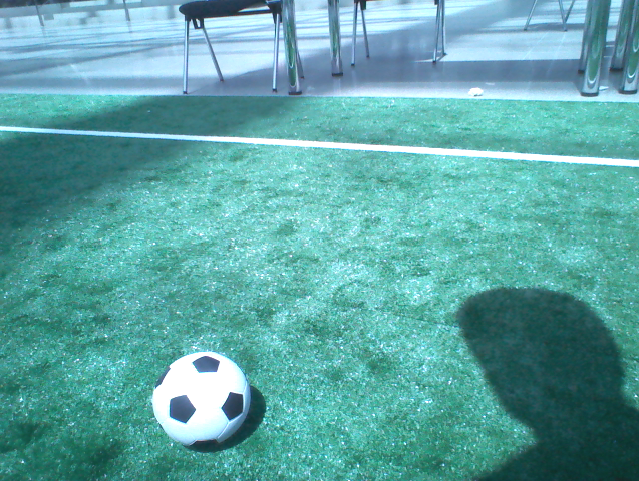
#> input picture images/leipzsch.png, 639 x 481 px
$ python invariant.py   (older library calls are emulated)
#> lines starting #> are read from the running program, lines starting #| are printed output that depends on the picture
from __future__ import print_function
import numpy as np
import cv2


def rgb2ii(img, alpha):
    """Convert RGB image to illumination invariant image."""
    ii_image = (0.5 + np.log(img[:, :, 1] / float(255)) -
                alpha * np.log(img[:, :, 2] / float(255)) -
                (1 - alpha) * np.log(img[:, :, 0] / float(255)))

    return ii_image

if __name__ == "__main__":

    source_img = cv2.imread("../images/leipzsch.png", cv2.CV_LOAD_IMAGE_UNCHANGED)
#> source_img is the input picture: shape (481, 639, 3); mean B, G, R 166.2, 166.1, 94

    a = 0.333 # Camera alpha
    invariant_img = rgb2ii(source_img, a)
#> in rgb2ii, `ii_image = (0.5 + np.log(img[:, :, 1] / float(255)) - alpha * np.log(i..`:
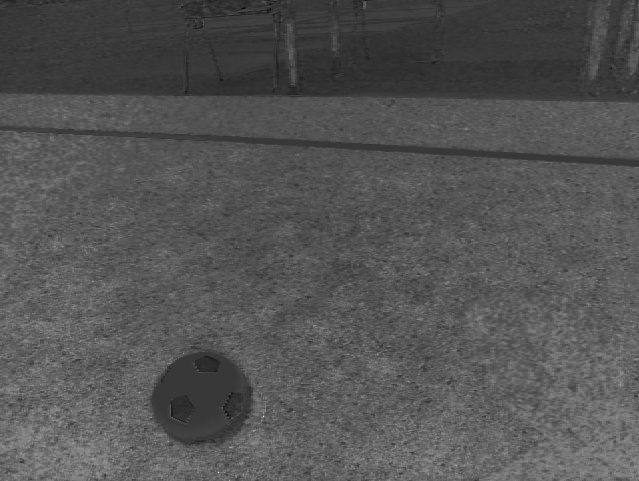
#> ii_image: shape (481, 639) float64; min 0.0375, max 2.11, mean 0.725; drawn with min black and max white
    invariant_img /= np.amax(invariant_img)

    cv2.imshow("RGB Image", source_img)
    cv2.imshow("Illumination Invariant", invariant_img)
    cv2.waitKey()

$ run again, with images/MFB1.png copied over images/leipzsch.png
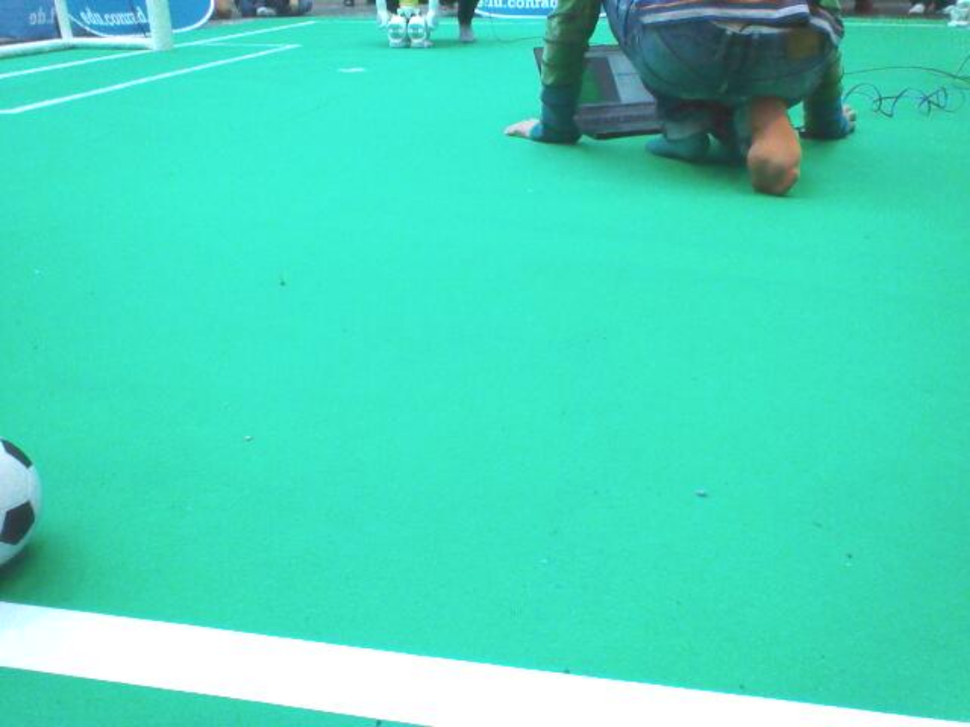
#> input picture images/MFB1.png, 970 x 727 px, shrunk from 1130 x 847 before the run
#> source_img is the input picture: shape (727, 970, 4); mean B, G, R, A 188.6, 216.3, 72.5, 255
#> in rgb2ii, `ii_image = (0.5 + np.log(img[:, :, 1] / float(255)) - alpha * np.log(i..`:
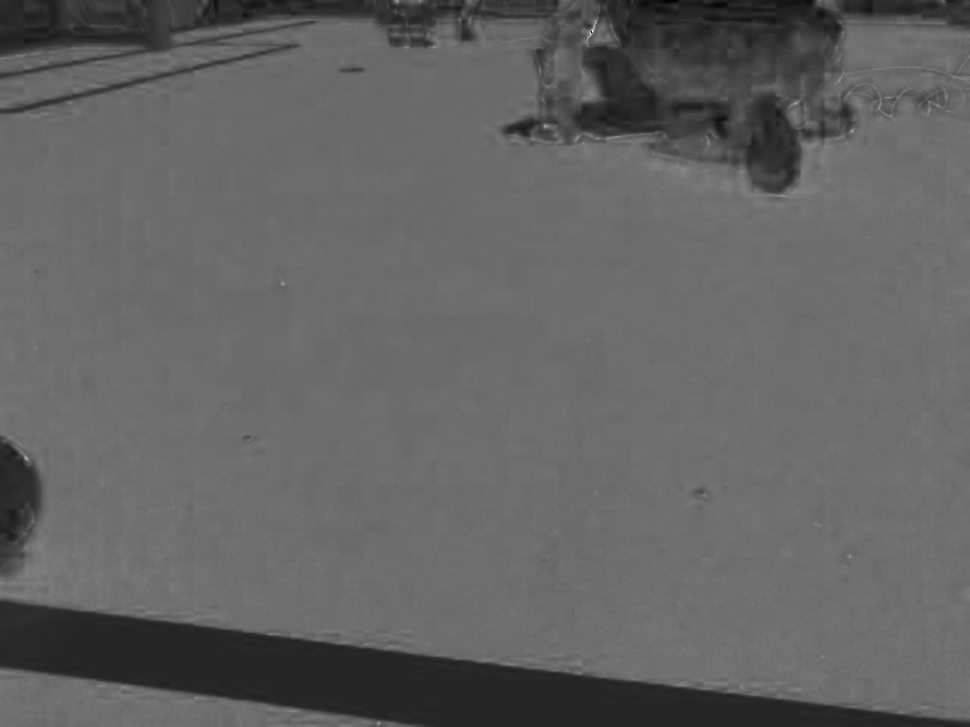
#> ii_image: shape (727, 970) float64; 0% of the values are NaN or infinite; the others: min 0.189, max 2.24, mean 0.987; drawn with min black, max white, NaN and infinite black
#> invariant_img: shape (727, 970) float64; 0% of the values are NaN or infinite; the others: min 0, max 0, mean 0

$ run again, with images/MFB2.png copied over images/leipzsch.png
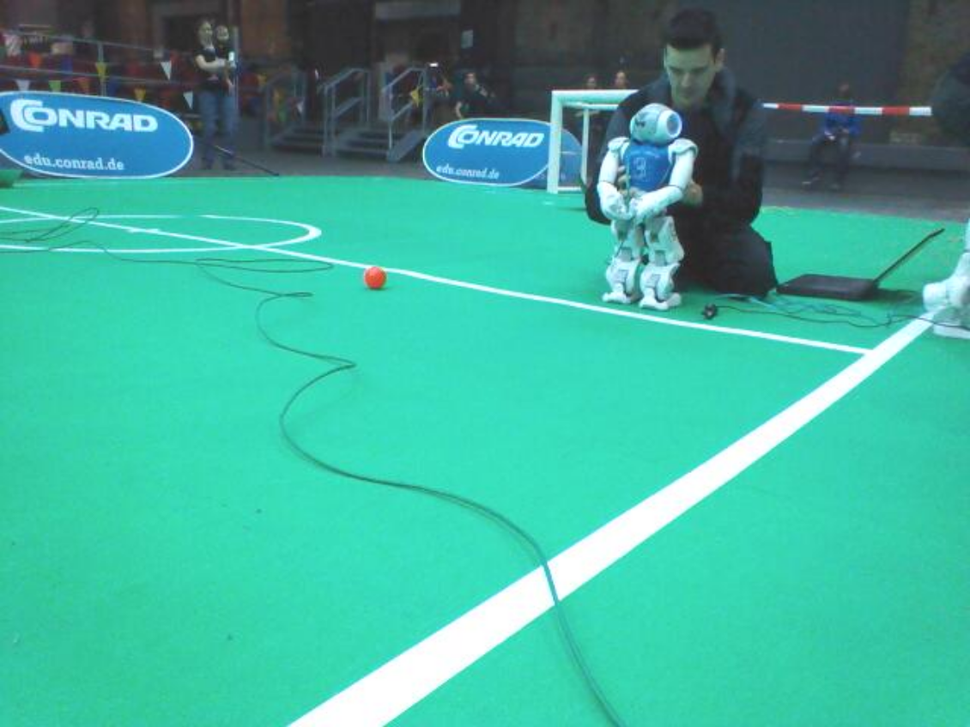
#> input picture images/MFB2.png, 970 x 727 px, shrunk from 1130 x 847 before the run
#> source_img is the input picture: shape (727, 970, 4); mean B, G, R, A 156.6, 176.7, 66.1, 255
#> in rgb2ii, `ii_image = (0.5 + np.log(img[:, :, 1] / float(255)) - alpha * np.log(i..`:
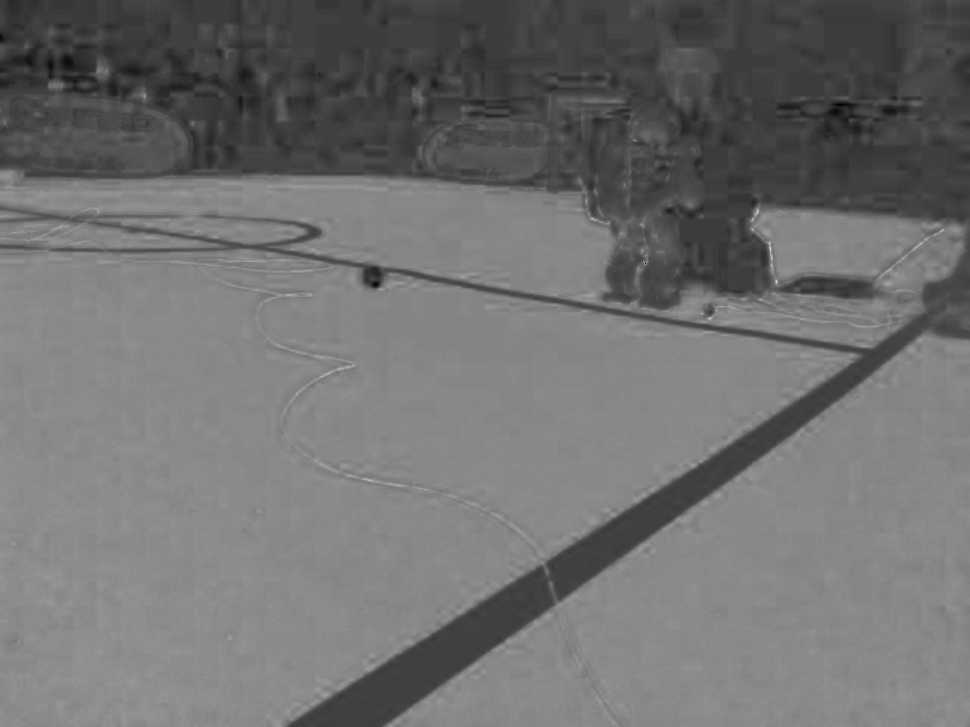
#> ii_image: shape (727, 970) float64; 0% of the values are NaN or infinite; the others: min -0.014, max 2.02, mean 0.887; drawn with min black, max white, NaN and infinite black
#> invariant_img: shape (727, 970) float64; 0% of the values are NaN or infinite; the others: min 0, max 0, mean 0
